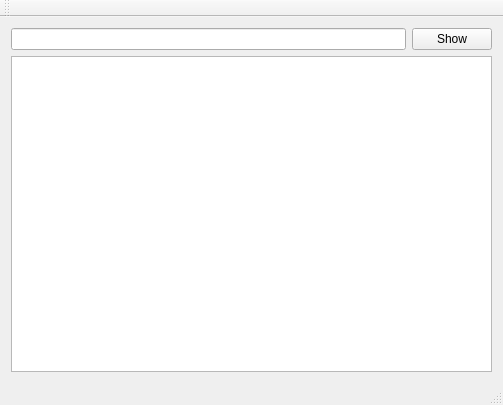
<?xml version="1.0" encoding="UTF-8"?>
<ui version="4.0">
 <class>MainWindow</class>
 <widget class="QMainWindow" name="MainWindow">
  <property name="geometry">
   <rect>
    <x>0</x>
    <y>0</y>
    <width>503</width>
    <height>405</height>
   </rect>
  </property>
  <property name="windowTitle">
   <string>MainWindow</string>
  </property>
  <widget class="QWidget" name="centralWidget">
   <layout class="QGridLayout" name="gridLayout">
    <item row="0" column="0">
     <widget class="QLineEdit" name="lineEdit"/>
    </item>
    <item row="0" column="1">
     <widget class="QPushButton" name="showButton">
      <property name="text">
       <string>Show</string>
      </property>
     </widget>
    </item>
    <item row="1" column="0" colspan="2">
     <widget class="QTextBrowser" name="textBrowser"/>
    </item>
   </layout>
  </widget>
  <widget class="QMenuBar" name="menuBar">
   <property name="geometry">
    <rect>
     <x>0</x>
     <y>0</y>
     <width>503</width>
     <height>20</height>
    </rect>
   </property>
  </widget>
  <widget class="QToolBar" name="mainToolBar">
   <attribute name="toolBarArea">
    <enum>TopToolBarArea</enum>
   </attribute>
   <attribute name="toolBarBreak">
    <bool>false</bool>
   </attribute>
  </widget>
  <widget class="QStatusBar" name="statusBar"/>
 </widget>
 <layoutdefault spacing="6" margin="11"/>
 <resources/>
 <connections/>
</ui>
